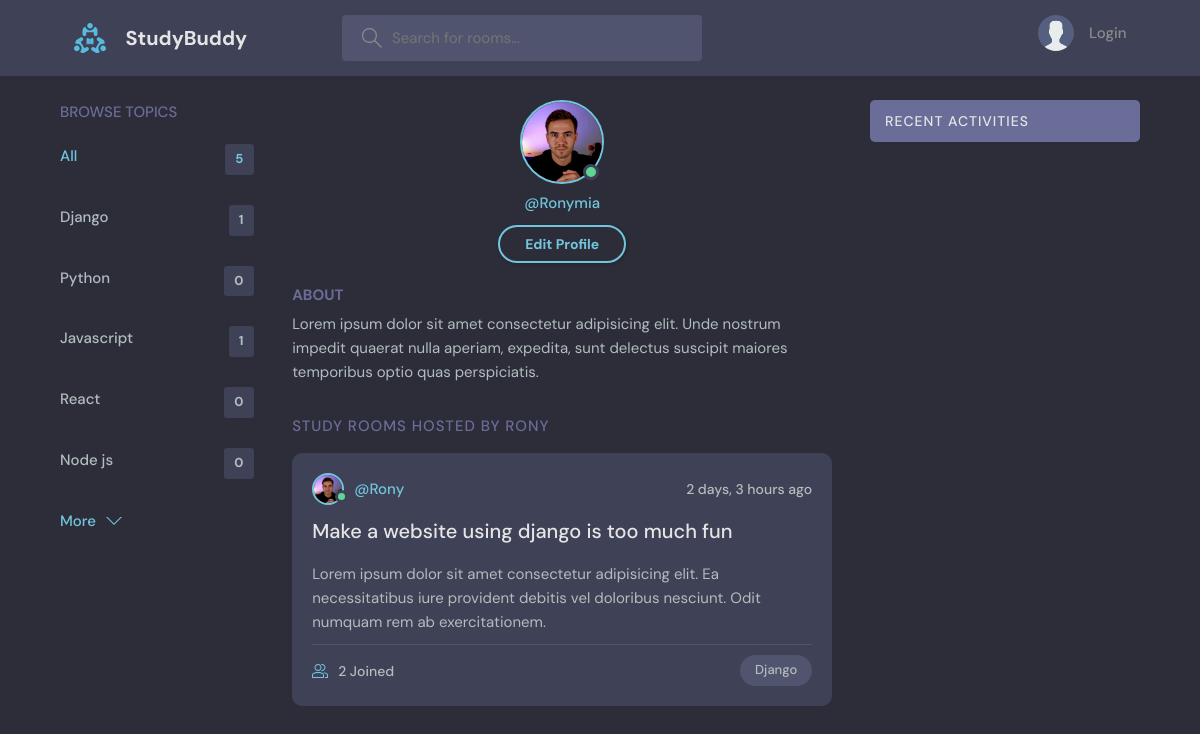
The page /profile/1 on the database as committed earlier.
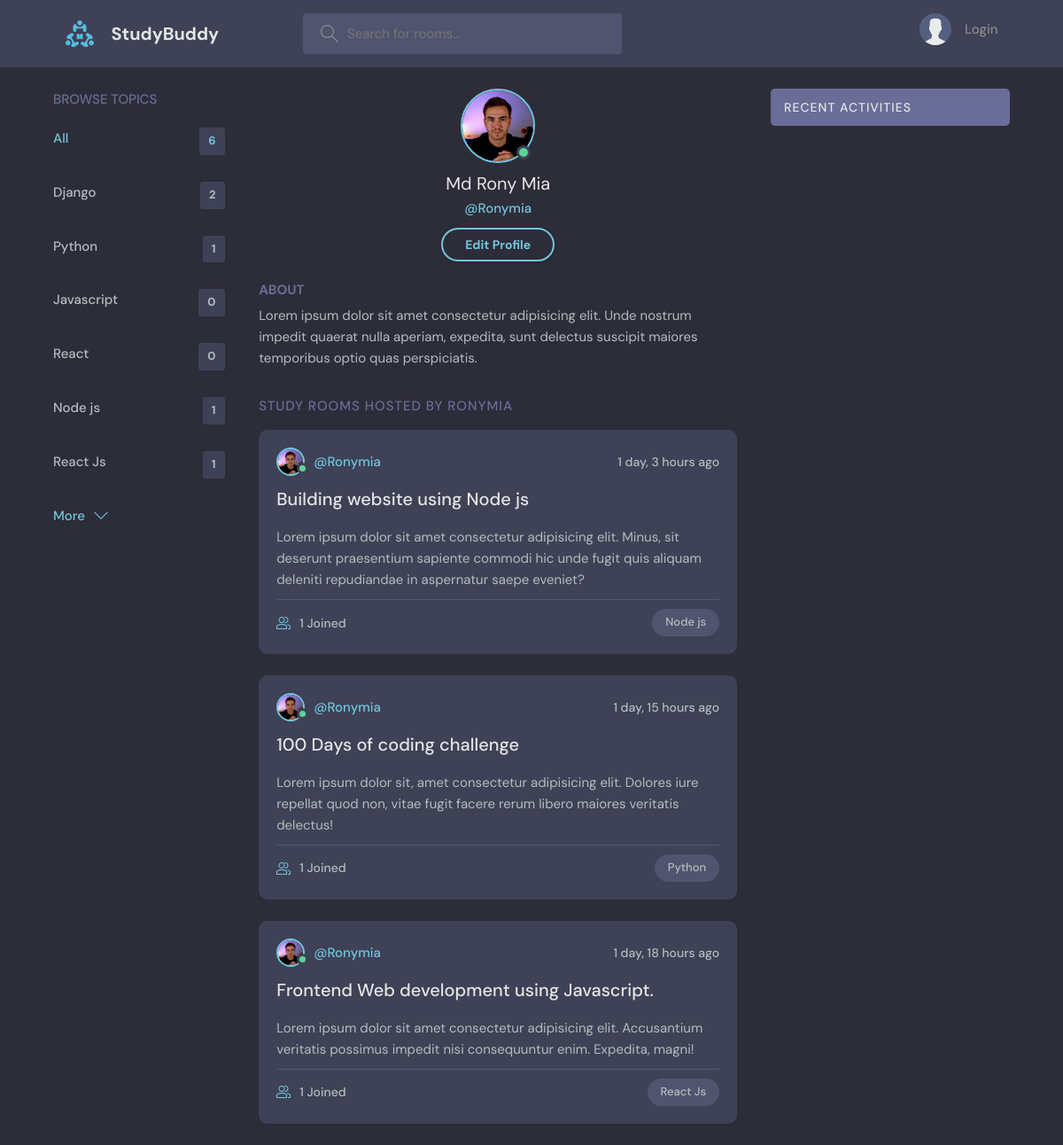
The same page on the database as committed later.
### devproject/models.py (models this page shows, shortened)
class Topics(models.Model):
    name = models.CharField(max_length=120)

class Room(models.Model):
    host = models.ForeignKey(Profile,on_delete=models.SET_NULL,null=True)
    topic = models.ForeignKey(Topics,on_delete=models.SET_NULL,null=True)
    title = models.CharField(max_length=288)
    description = models.TextField()
    participants = models.ManyToManyField(Profile,related_name='participants',blank=True)
    created = models.DateTimeField(auto_now_add=True)
    updated = models.DateTimeField(auto_now=True)
    class Meta:
        ordering = ['-created']

### devaccounts/models.py (models this page shows, shortened)
class Profile(models.Model):
    user = models.OneToOneField(User,on_delete=models.CASCADE)
    first_name = models.CharField(max_length=100,null=True,blank=True)
    username = models.CharField(max_length=100,null=True,blank=True)
    email = models.EmailField(max_length=100,null=True,blank=True)
    profile_pic = models.ImageField(upload_to='avatar',default='dennis.jpg',blank=True,null=True)
    bio = models.TextField()
    facebook_id = models.URLField(blank=True,null=True)
    twitter_id = models.URLField(blank=True,null=True)
    linkedin_id = models.URLField(blank=True,null=True)

### devaccounts/views.py (the view)
# urls.py: path('profile/<str:pk>',views.profile,name='profile'),
def profile(request,pk):
    profile = Profile.objects.get(id=pk)
    rooms = profile.room_set.all()
    topics = Topics.objects.all()
    profile_messages = profile.messages_set.all()
    context = {'profile':profile,'rooms':rooms,'topics':topics,'profile_messages':profile_messages}
    return render(request,'devaccounts/profile.html',context)

### devaccounts/templates/devaccounts/profile.html (shortened to what this page needs)
{% extends 'base.html' %}
{% block content %}
<main class="profile-page layout layout--3">
    <div class="container">
      {% include 'includes/topics.html' %}
      <div class="roomList">
        <div class="profile">
          <div class="profile__avatar">
            <div class="avatar avatar--large active">
              <img src="{{profile.profile_pic.url}}" />
            </div>
          </div>
          <div class="profile__info">
             {% if profile.first_name %}
             <h3>{{profile.first_name}}</h3>
             {% endif %}
            {% if profile.username %}
            <p>@{{profile.username}}</p>
            {% endif %}
            <a href="{% url 'edit_profile' %}" class="btn btn--main btn--pill">Edit Profile</a>
          </div>
          <div class="profile__about">
            <h3>About</h3>
            <p>
              {{profile.bio}}
            </p>
          </div>
        </div>
        <div class="roomList__header">
          <div>
            <h2>Study Rooms Hosted by {{profile.user.username}}</a>
            </h2>
          </div>
        </div>
        {% for room in rooms %}
        <div class="roomListRoom">
          <div class="roomListRoom__header">
            <a href="{% url 'profile' room.host.id %}" class="roomListRoom__author">
              <div class="avatar avatar--small active">
                <img src="{{room.host.profile_pic.url}}" />
              </div>
              <span>@{{room.host.user}}</span>
            </a>
            <div class="roomListRoom__actions">
              <span>{{room.created|timesince}} ago</span>
            </div>
          </div>
          <div class="roomListRoom__content">
            <a href="{% url 'room' room.id %}">{{room.title}}</a>
            <p>
              {{room.description}}
            </p>
          </div>
          <div class="roomListRoom__meta">
            <a class="roomListRoom__joined">
              {{room.participants.all.count}} Joined
            </a>
            <p class="roomListRoom__topic">{{room.topic.name}}</p>
          </div>
        </div>
        {% endfor %}
      </div>
      <div class="activities">
        <div class="activities__header">
          <h2>Recent Activities</h2>
        </div>
      </div>
    </div>
  </main>
{% endblock content %}

### templates/base.html (shortened to what this page needs)
<!DOCTYPE html>
{% load static %}
<html lang="en">
  <head>
    <link rel="stylesheet" href="{% static 'styles/style.css' %}" />
    <link rel="stylesheet" href="{% static 'styles/main.css' %}" />
  </head>
  <body>
    {% include 'includes/header.html' %}
    {% block content %}
    {% endblock content %}
  </body>
</html>

### templates/includes/header.html (shortened to what this page needs)
{% load static %}
<header class="header header--loggedIn">
    <div class="container">
      <a href="{% url 'home' %}" class="header__logo">
        <img src="{% static 'images/logo.svg' %}" />
        <h1>StudyBuddy</h1>
      </a>
      <form class="header__search" method='GET'>
        <label>
          <input name='q' placeholder="Search for rooms..." />
        </label>
      </form>
      <nav class="header__menu">
        {% if request.user.is_authenticated %}
        <div class="header__user">
          <a href="{% url 'profile' user.id %}">
            <div class="avatar avatar--medium active">
              <img src="{{request.user.profile.profile_pic.url}}" />
            </div>
            <p>{{request.user.first_name}} <span>@{{request.user.username}}</span></p>
          </a>
          <button class="dropdown-button">
            <svg version="1.1" xmlns="http://www.w3.org/2000/svg" width="32" height="32" viewBox="0 0 32 32">
              <title>chevron-down</title>
              <path d="M16 21l-13-13h-3l16 16 16-16h-3l-13 13z"></path>
            </svg>
          </button>
        </div>
        <div class="dropdown-menu">
          <a href="settings.html" class="dropdown-link"
            ><svg version="1.1" xmlns="http://www.w3.org/2000/svg" width="32" height="32" viewBox="0 0 32 32">
              <title>tools</title>
              <path
                d="M27.465 32c-1.211 0-2.35-0.471-3.207-1.328l-9.392-9.391c-2.369 0.898-4.898 0.951-7.355 0.15-3.274-1.074-5.869-3.67-6.943-6.942-0.879-2.682-0.734-5.45 0.419-8.004 0.135-0.299 0.408-0.512 0.731-0.572 0.32-0.051 0.654 0.045 0.887 0.277l5.394 5.395 3.586-3.586-5.394-5.395c-0.232-0.232-0.336-0.564-0.276-0.887s0.272-0.596 0.572-0.732c2.552-1.152 5.318-1.295 8.001-0.418 3.274 1.074 5.869 3.67 6.943 6.942 0.806 2.457 0.752 4.987-0.15 7.358l9.392 9.391c0.844 0.842 1.328 2.012 1.328 3.207-0 2.5-2.034 4.535-4.535 4.535zM15.101 19.102c0.26 0 0.516 0.102 0.707 0.293l9.864 9.863c0.479 0.479 1.116 0.742 1.793 0.742 1.398 0 2.535-1.137 2.535-2.535 0-0.668-0.27-1.322-0.742-1.793l-9.864-9.863c-0.294-0.295-0.376-0.74-0.204-1.119 0.943-2.090 1.061-4.357 0.341-6.555-0.863-2.631-3.034-4.801-5.665-5.666-1.713-0.561-3.468-0.609-5.145-0.164l4.986 4.988c0.391 0.391 0.391 1.023 0 1.414l-5 5c-0.188 0.188-0.441 0.293-0.707 0.293s-0.52-0.105-0.707-0.293l-4.987-4.988c-0.45 1.682-0.397 3.436 0.164 5.146 0.863 2.631 3.034 4.801 5.665 5.666 2.2 0.721 4.466 0.604 6.555-0.342 0.132-0.059 0.271-0.088 0.411-0.088z"
              ></path>
            </svg>
            Settings</a
          >
          <a href="{% url 'logout' %}" class="dropdown-link"
            ><svg version="1.1" xmlns="http://www.w3.org/2000/svg" width="32" height="32" viewBox="0 0 32 32">
              <title>sign-out</title>
              <path
                d="M3 0h22c0.553 0 1 0 1 0.553l-0 3.447h-2v-2h-20v28h20v-2h2l0 3.447c0 0.553-0.447 0.553-1 0.553h-22c-0.553 0-1-0.447-1-1v-30c0-0.553 0.447-1 1-1z"
              ></path>
              <path
                d="M21.879 21.293l1.414 1.414 6.707-6.707-6.707-6.707-1.414 1.414 4.293 4.293h-14.172v2h14.172l-4.293 4.293z"
              ></path>
            </svg>
            Logout</a
          >
        </div>
        {% else %}
        <a href="{% url 'login' %}">
          <img src="{% static 'images/avatar.svg' %}" />
          <p>Login</p>
        </a>
        {% endif %}
      </nav>
    </div>
  </header>

### templates/includes/topics.html
      <div class="topics">
        <div class="topics__header">
          <h2>Browse Topics</h2>
        </div>
        <ul class="topics__list">
          <li>
            <a href="{% url 'home' %}" class="active">All <span>{{topics.count}}</span></a>
          </li>
          {% for topic in topics %}
          <li>
            <a href="{% url 'home' %}?q={{topic.name}}">{{topic.name}} <span>{{topic.room_set.all.count}}</span></a>
          </li>
          {% endfor %}
        </ul>
        <a class="btn btn--link" href="topics.html">
          More
          <svg version="1.1" xmlns="http://www.w3.org/2000/svg" width="32" height="32" viewBox="0 0 32 32">
            <title>chevron-down</title>
            <path d="M16 21l-13-13h-3l16 16 16-16h-3l-13 13z"></path>
          </svg>
        </a>
      </div>

Rows that differ between the two databases and show on the page:
removed Room: host.profile_pic (picture), host.user "Rony", created "2 days, 3 hours", title "Make a website using django is too much fun", description "Lorem ipsum dolor sit amet consectetur adipisicing elit. Ea necessitatibus iure provident debitis vel doloribus nesciunt. Odit numquam rem ab exercitationem.", participants.all.count "2", topic.name "Django"
computed for Topics "Django": room_set.all.count "1" → "2"
computed for Topics "Python": room_set.all.count "0" → "1"
computed for Topics "Javascript": room_set.all.count "1" → "0"
computed for Topics "Node js": room_set.all.count "0" → "1"
added Topics: name "React Js", room_set.all.count "1"
changed Profile "Ronymia": first_name (not shown) → "Md Rony Mia"; user.username "RONY" → "RONYMIA"
added Room: host.profile_pic (picture), host.user "Ronymia", created "1 day, 3 hours", title "Building website using Node js", description "Lorem ipsum dolor sit amet consectetur adipisicing elit. Minus, sit deserunt praesentium sapiente commodi hic unde fugit quis aliquam deleniti repudiandae in aspernatur saepe eveniet?", participants.all.count "1", topic.name "Node js"
added Room: host.profile_pic (picture), host.user "Ronymia", created "1 day, 15 hours", title "100 Days of coding challenge", description "Lorem ipsum dolor sit, amet consectetur adipisicing elit. Dolores iure repellat quod non, vitae fugit facere rerum libero maiores veritatis delectus!", participants.all.count "1", topic.name "Python"
added Room: host.profile_pic (picture), host.user "Ronymia", created "1 day, 18 hours", title "Frontend Web development using Javascript.", description "Lorem ipsum dolor sit amet consectetur adipisicing elit. Accusantium veritatis possimus impedit nisi consequuntur enim. Expedita, magni!", participants.all.count "1", topic.name "React Js"
Other text that changed with them:
{{ topics.count }}: "5" → "6"
